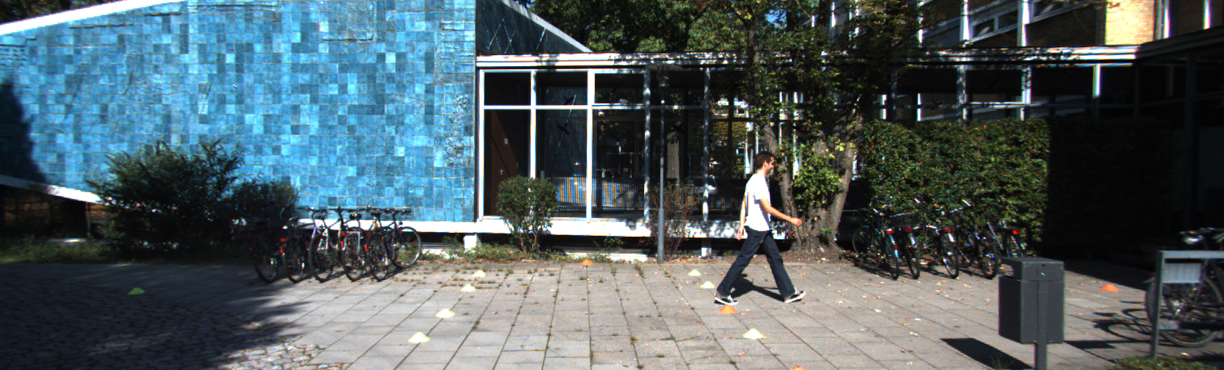
#> input picture scripts_aula/Transformacoes_2D_40_Independentes_Comentados/dados/frontal_kitti.png, 1224 x 370 px
$ python 25_letterbox_variacoes.py
#> lines starting #> are read from the running program, lines starting #| are printed output that depends on the picture; long printed decimals are rounded
"""EXEMPLO 25 — Letterbox em origens distintas

OBJETIVO E CONTEXTO:
Este exemplo aplica o mesmo procedimento de letterbox a duas imagens provenientes de fontes com características diferentes: KITTI e Udacity. Para cada uma, calcula a escala e o deslocamento introduzido pelo padding e apresenta a comparação em um painel. A proposta é mostrar como um pipeline pode padronizar entradas de câmeras diferentes sem forçar artificialmente todas as cenas à mesma proporção.

COMO A IMPLEMENTACAO FUNCIONA:
Este codigo possui as proprias funcoes de leitura, transformacao e salvamento.
O fluxo parte das imagens fornecidas em dados/, prepara os parametros
matematicos necessarios, executa a operacao estudada, apresenta metricas
ou matrizes quando aplicavel e salva evidencias em saidas/25_letterbox_variacoes/.
Cada etapa da funcao main() recebe comentarios proximos das instrucoes
correspondentes para permitir acompanhar a execucao linha a linha.

FUNDAMENTO E INTERPRETACAO:
aplicar exatamente a mesma rotina de letterbox a imagens de tamanhos diferentes.
Analise o resultado visual junto com a matriz ou os indicadores impressos:
uma transformacao correta exige coerencia das coordenadas, resolucao,
espaco de cores e rotulos associados aos dados.

IMPORTANCIA E CUIDADOS:
Uniformizar entradas de sensores distintos exige criterios consistentes de geometria.

EXERCICIO PARA OS ALUNOS:
Inspecionar a proporcao e a localizacao do padding em cada caso.

EXECUCAO:
python exemplos/25_letterbox_variacoes.py
Nao e necessario executar os demais exemplos antes deste.
As dependencias externas sao cv2 e numpy; o exemplo de CNN
admite TensorFlow opcionalmente. As imagens ficam em dados/."""

import csv
import json
from pathlib import Path

import cv2
import numpy as np

# Resolucao robusta de caminhos: funciona ao executar a partir de qualquer pasta.
BASE = Path(__file__).resolve().parent.parent
DADOS = BASE / 'dados'
OUT = BASE / 'saidas'
OUT.mkdir(parents=True, exist_ok=True)

# Funcoes privativas deste arquivo. Nenhum modulo Python adicional do pacote e necessario.

def img(nome='frontal_kitti.png'):
    """Carrega uma imagem BGR da pasta dados. A leitura usa a raiz baseada em __file__,
    portanto o programa funciona independentemente do diretorio de trabalho.
    Lanca um erro compreensivel se a imagem nao estiver disponivel."""
    p = DADOS / nome
    x = cv2.imread(str(p))
    if x is None:
        raise FileNotFoundError(p)
    return x

def save(exemplo, nome, x):
    """Cria a pasta deste exercicio e salva uma imagem com cv2.imwrite.
    Retorna o caminho e interrompe com erro se a gravacao falhar."""
    folder = OUT / exemplo
    folder.mkdir(parents=True, exist_ok=True)
    file = folder / nome
    if not cv2.imwrite(str(file), x):
        raise OSError(file)
    print('Salvo:', file)
    return file

def letterbox(x, shape=(224, 224), color=(114, 114, 114)):
    """Padroniza o tamanho sem alterar a proporcao da cena.
    Primeiro calcula escala=min(largura_destino/largura, altura_destino/altura).
    Redimensiona uniformemente e distribui o padding a esquerda/direita e topo/baixo.
    Retorna imagem, fator de escala e posicao do canto superior esquerdo do conteudo.
    A tupla shape segue a ordem (largura, altura), como as funcoes de resize do OpenCV."""
    dest_w, dest_h = shape
    h, w = x.shape[:2]
    escala = min(dest_w / w, dest_h / h)
    nw = max(1, int(round(w * escala)))
    nh = max(1, int(round(h * escala)))
    resized = cv2.resize(x, (nw, nh), interpolation=cv2.INTER_AREA if escala < 1 else cv2.INTER_LINEAR)
    pl = (dest_w - nw) // 2
    pt = (dest_h - nh) // 2
    pr = dest_w - nw - pl
    pb = dest_h - nh - pt
    y = cv2.copyMakeBorder(resized, pt, pb, pl, pr, cv2.BORDER_CONSTANT, value=color)
    return (y, escala, (pl, pt))

def panel(exemplo, nomes, images, cols=3):
    """Cria um painel comparativo para a aula sem janelas GUI.
    Cada imagem e convertida quando necessario de cinza a BGR, passa por letterbox
    para nao ser distorcida, e recebe legenda; o painel final e salvo no disco.
    Assim o mesmo codigo funciona em terminal, VS Code e Colab."""
    tw, th = (360, 220)
    cell_h = th + 38
    rows = (len(images) + cols - 1) // cols
    canvas = np.full((cell_h * rows, tw * cols, 3), 245, np.uint8)
    for j, (label, a) in enumerate(zip(nomes, images)):
        if a.ndim == 2:
            a = cv2.cvtColor(a, cv2.COLOR_GRAY2BGR)
        thumb, _, _ = letterbox(a, (tw, th), color=(30, 30, 30))
        y = j // cols * cell_h
        x = j % cols * tw
        canvas[y:y + th, x:x + tw] = thumb
        cv2.putText(canvas, label[:44], (x + 9, y + th + 25), cv2.FONT_HERSHEY_SIMPLEX, 0.55, (25, 36, 50), 1, cv2.LINE_AA)
    return save(exemplo, 'painel.png', canvas)

TAG = '25_letterbox_variacoes'

# Fluxo principal explicado por etapas: execute e acompanhe a pasta saidas/.
def main():
    # Carrega a fotografia BGR original, usada como referencia para comparar antes e depois.
    a = img('frontal_kitti.png')
#> in img, x is the input picture: shape (370, 1224, 3); mean B, G, R 98.4, 93.8, 79.3

    # Carrega uma segunda imagem frontal, permitindo comparar sensores/fontes distintos.
    b = img('pista_udacity.png')
#> call 2 of img, with nome = 'pista_udacity.png'
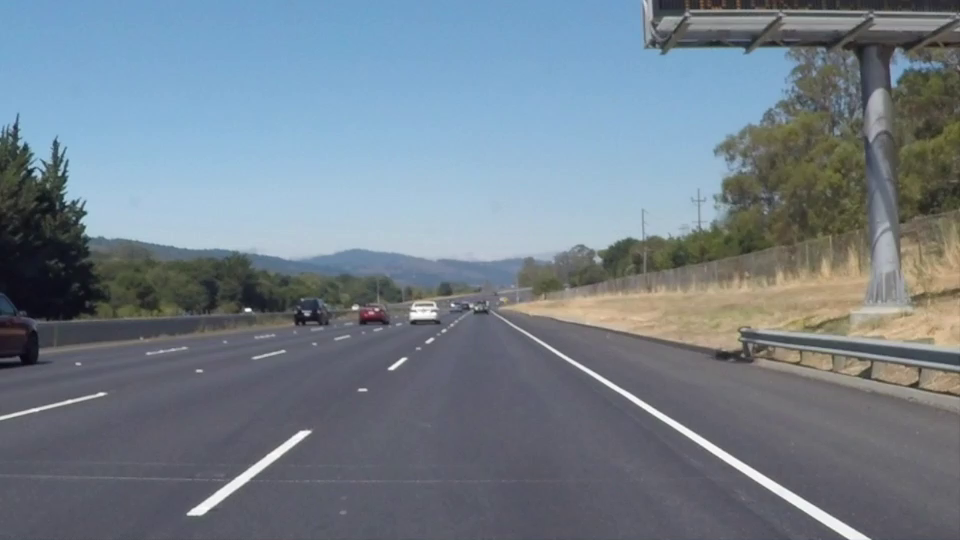
#> input picture scripts_aula/Transformacoes_2D_40_Independentes_Comentados/dados/pista_udacity.png, 960 x 540 px
#> in img, x is the input picture: shape (540, 960, 3); mean B, G, R 138.4, 127.2, 114.8

    # Aplica escala unica e padding proporcional; evita distorcer a relacao largura/altura dos
    # objetos.
    x, s1, p1 = letterbox(a)
#> s1 = 0.183; p1 = (0, 78)

    # Aplica escala unica e padding proporcional; evita distorcer a relacao largura/altura dos
    # objetos.
    y, s2, p2 = letterbox(b)
#> call 2 of letterbox, with shape = (224, 224), color = (114, 114, 114)
#> in letterbox (call 2), `y = cv2.copyMakeBorder(resized, pt, pb, pl, pr, cv2.BORDER_CONSTANT, v..`:
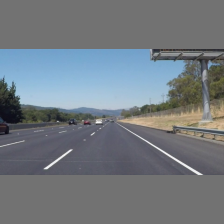
#> y: shape (224, 224, 3); mean B, G, R 127.7, 121.4, 114.4
#> s2 = 0.233; p2 = (0, 49)

    # Apresenta no terminal os valores para conferencia e comparacao dos resultados.
    print('KITTI', s1, p1, 'Udacity', s2, p2)
#| KITTI 0.183 (0, 78) Udacity 0.2333 (0, 49)

    # Reune original e transformacoes em um painel legendado, salvo em arquivo de imagem.
    panel(TAG, ['KITTI', 'Letterbox KITTI', 'Udacity', 'Letterbox Udacity'], [a, x, b, y], 2)
#> in panel, `rows = (len(images) + cols - 1) // cols`: rows = 2
#> in panel, `canvas = np.full((cell_h * rows, tw * cols, 3), 245, np.uint8)`: canvas: shape (516, 720, 3); every value is 245
#> the loop in panel, `for j, (label, a) in enumerate(zip(nomes, images)):` made 4 passes
#> (label, h in letterbox, w in letterbox, escala in letterbox, nw in letterbox, nh in letterbox, pl in letterbox, pt in letterbox) on passes 1 to 4: ('KITTI', 370, 1224, 0.294, 360, 109, 0, 55), ('Letterbox KITTI', 224, 224, 0.982, 220, 220, 70, 0), ('Udacity', 540, 960, 0.375, 360, 202, 0, 9), ('Letterbox Udacity', 224, 224, 0.982, 220, 220, 70, 0)
#> pass 1, in letterbox (call 3), `resized = cv2.resize(x, (nw, nh), interpolation=cv2.INTER_AREA if esca..`:
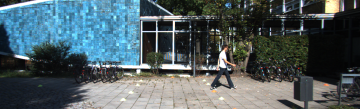
#> resized: shape (109, 360, 3); mean B, G, R 98.4, 93.8, 79.3
#> pass 1, in letterbox (call 3), `y = cv2.copyMakeBorder(resized, pt, pb, pl, pr, cv2.BORDER_CONSTANT, v..`:
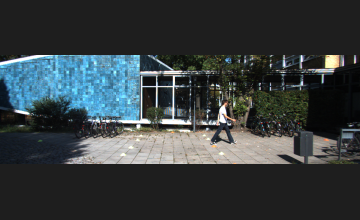
#> y: shape (220, 360, 3); mean B, G, R 63.9, 61.6, 54.4
#> pass 2, in letterbox (call 4), `resized = cv2.resize(x, (nw, nh), interpolation=cv2.INTER_AREA if esca..`:
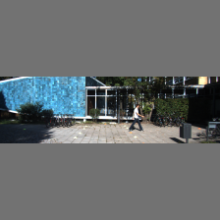
#> resized: shape (220, 220, 3); mean B, G, R 109.3, 107.9, 103.5
#> pass 2, in letterbox (call 4), `y = cv2.copyMakeBorder(resized, pt, pb, pl, pr, cv2.BORDER_CONSTANT, v..`:
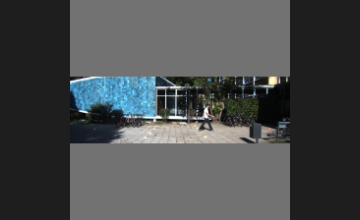
#> y: shape (220, 360, 3); mean B, G, R 78.4, 77.6, 74.9
#> after the loop in panel, `for j, (label, a) in enumerate(zip(nomes, images)):`:
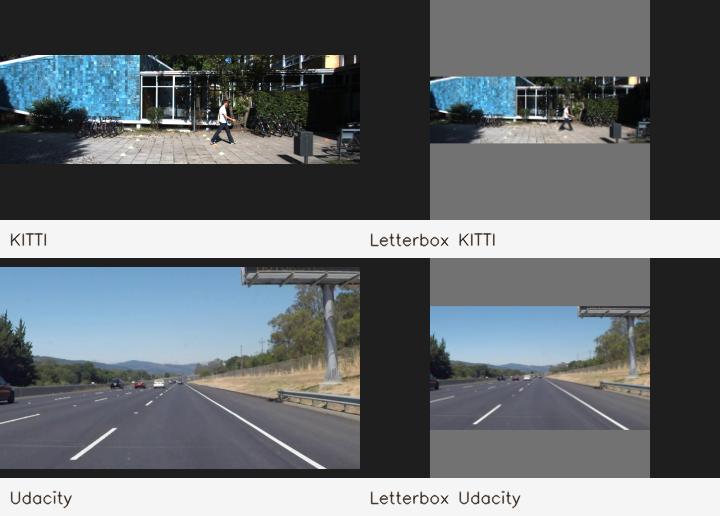
#> canvas: shape (516, 720, 3); mean of channels 0, 1, 2 112.5, 108.9, 103.5; drawn as B, G, R

if __name__ == '__main__':
    main()
